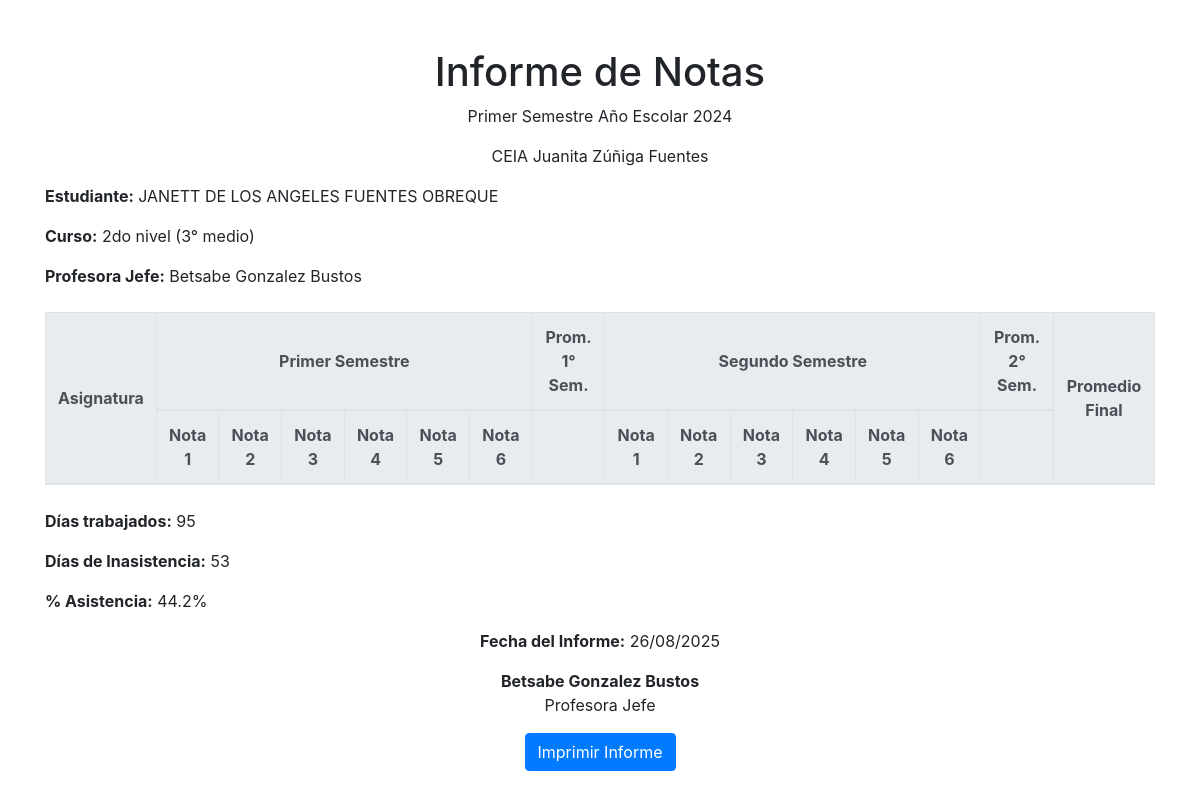
The app's page /pages/certificados/mostrar_informe.php?run=22304401 with its own data.
### tables this page shows
CREATE TABLE IF NOT EXISTS `alum` (
  `idalum` int NOT NULL AUTO_INCREMENT,
  `run` int NOT NULL,
  `digv` varchar(5) NOT NULL,
  `nombres` varchar(45) NOT NULL,
  `apaterno` varchar(45) NOT NULL,
  `amaterno` varchar(45) DEFAULT NULL,
  `fnac` date NOT NULL,
  `celular` varchar(45) DEFAULT NULL,
  `telefono` varchar(45) DEFAULT NULL,
  `email` varchar(60) DEFAULT NULL,
  `direcc` varchar(60) NOT NULL,
  `comuna` varchar(45) NOT NULL,
  `codcomuna` varchar(45) DEFAULT NULL,
  `genero` varchar(1) DEFAULT NULL,
  `fincorpora` date NOT NULL,
  `fretiro` date DEFAULT NULL,
  `codetnia` int DEFAULT NULL,
  `rbd` int DEFAULT NULL,
  `anio` year DEFAULT NULL,
  `n_lista` int DEFAULT NULL,
  `codtipoense` int DEFAULT NULL,
  `codgrado` int DEFAULT NULL,
  `descgrado` varchar(300) DEFAULT NULL,
  `letracurso` varchar(1) DEFAULT NULL,
  `foto` varchar(60) DEFAULT NULL,
  `sectorestudiante` varchar(45) NOT NULL,
  `asistencia` int DEFAULT NULL,
  `promedio` decimal(7,1) DEFAULT NULL,
  `estado_civil` varchar(45) DEFAULT NULL,
  `nivelciclo` varchar(60) DEFAULT NULL,
  `tipoensenanza` varchar(50) DEFAULT NULL,
  `georreferencia` varchar(45) DEFAULT NULL,
  `especialidad` varchar(45) DEFAULT NULL,
  `nacionalidad` varchar(45) DEFAULT NULL,
  `matricula` int DEFAULT NULL,
  `trabaja` varchar(45) DEFAULT NULL,
  PRIMARY KEY (`idalum`,`run`),
  UNIQUE KEY `run_UNIQUE` (`run`)
);

### pages/certificados/mostrar_informe.php (the view, shortened to what this page needs)
<?php
$database = new Connection();
$db = $database->open();
$run = isset($_GET['run']) ? $_GET['run'] : '';
$consulta_alumno = "SELECT run, nombres, apaterno, amaterno, descgrado, codtipoense FROM alum WHERE run = :run";
$stmt_alumno = $db->prepare($consulta_alumno);
$stmt_alumno->bindParam(':run', $run, PDO::PARAM_STR);
$stmt_alumno->execute();
$alumno = $stmt_alumno->fetch(PDO::FETCH_ASSOC);
$fecha_informe = date("d/m/Y");
$nombre_profesora_jefe = "Betsabe Gonzalez Bustos";
$dias_trabajados = 95;
$dias_inasistencia = 53;
$porcentaje_asistencia = round((($dias_trabajados - $dias_inasistencia) / $dias_trabajados) * 100, 1);
?>
<!DOCTYPE html>
<html lang="es">
<head>
    <link href="https://maxcdn.bootstrapcdn.com/bootstrap/4.5.2/css/bootstrap.min.css" rel="stylesheet">
</head>
<body>
<div class="container mt-5" id="printable">
    <h1 class="text-center">Informe de Notas</h1>
    <p class="text-center">Primer Semestre Año Escolar 2024</p>
    <p class="text-center">CEIA Juanita Zúñiga Fuentes</p>
    <div class="mb-4">
        <p><strong>Estudiante:</strong> <?= $alumno['nombres'] . ' ' . $alumno['apaterno'] . ' ' . $alumno['amaterno'] ?></p>
        <p><strong>Curso:</strong> <?= $alumno['descgrado'] ?></p>
        <p><strong>Profesora Jefe:</strong> <?= $nombre_profesora_jefe ?></p>
    </div>
    <table class="table table-bordered">
        <thead class="thead-light">
            <tr>
                <th rowspan="2">Asignatura</th>
                <th colspan="6">Primer Semestre</th>
                <th>Prom. 1° Sem.</th>
                <th colspan="6">Segundo Semestre</th>
                <th>Prom. 2° Sem.</th>
                <th rowspan="2">Promedio Final</th>
            </tr>
            <tr>
                <?php for ($i = 1; $i <= 6; $i++) { echo "<th>Nota $i</th>"; } ?>
                <th></th>
                <?php for ($i = 1; $i <= 6; $i++) { echo "<th>Nota $i</th>"; } ?>
                <th></th>
            </tr>
        </thead>
    </table>
    <div class="mt-4">
        <p><strong>Días trabajados:</strong> <?= $dias_trabajados ?></p>
        <p><strong>Días de Inasistencia:</strong> <?= $dias_inasistencia ?></p>
        <p><strong>% Asistencia:</strong> <?= $porcentaje_asistencia ?>%</p>
    </div>
    <p class="text-center"><strong>Fecha del Informe:</strong> <?= $fecha_informe ?></p>
    <p class="text-center"><strong>Betsabe Gonzalez Bustos</strong><br>Profesora Jefe</p>
</div>
<div class="text-center mb-4">
    <button onclick="window.print()" class="btn btn-primary">Imprimir Informe</button>
</div>
</body>
</html>

### pages/certificados/mostrar_informe.php (style rules this page uses)
.table thead th { vertical-align: middle; }
.table td, .table th { text-align: center; }

### records on screen
alum: nombres "JANETT DE LOS ANGELES", apaterno "FUENTES", amaterno "OBREQUE", descgrado "2do nivel (3° medio)"

### other values on screen
$nombre_profesora_jefe "Betsabe Gonzalez Bustos"
$dias_trabajados "95"
$dias_inasistencia "53"
$porcentaje_asistencia "44.2"
